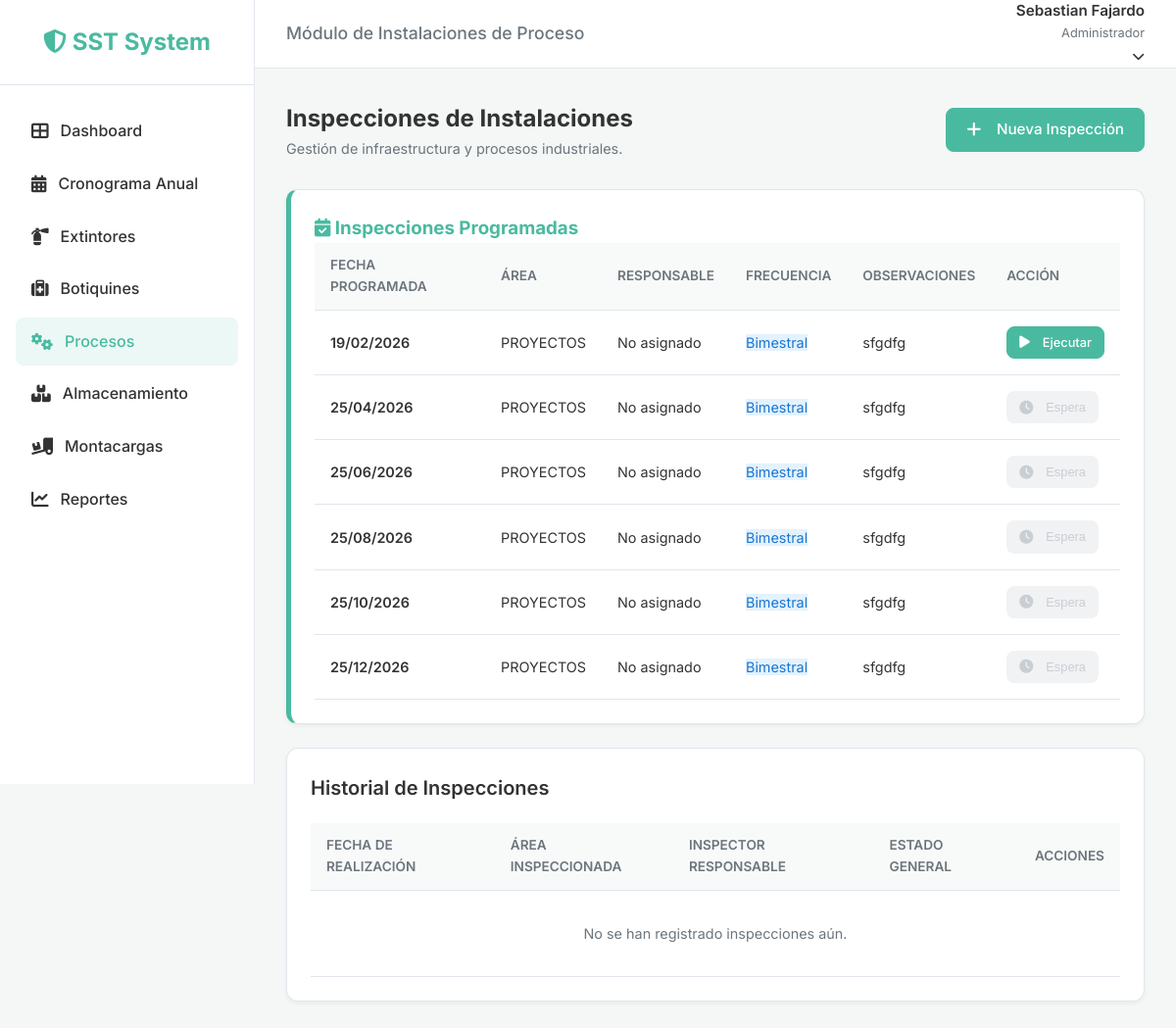
The page /inspections/process/ (signed in) on the database as committed earlier.
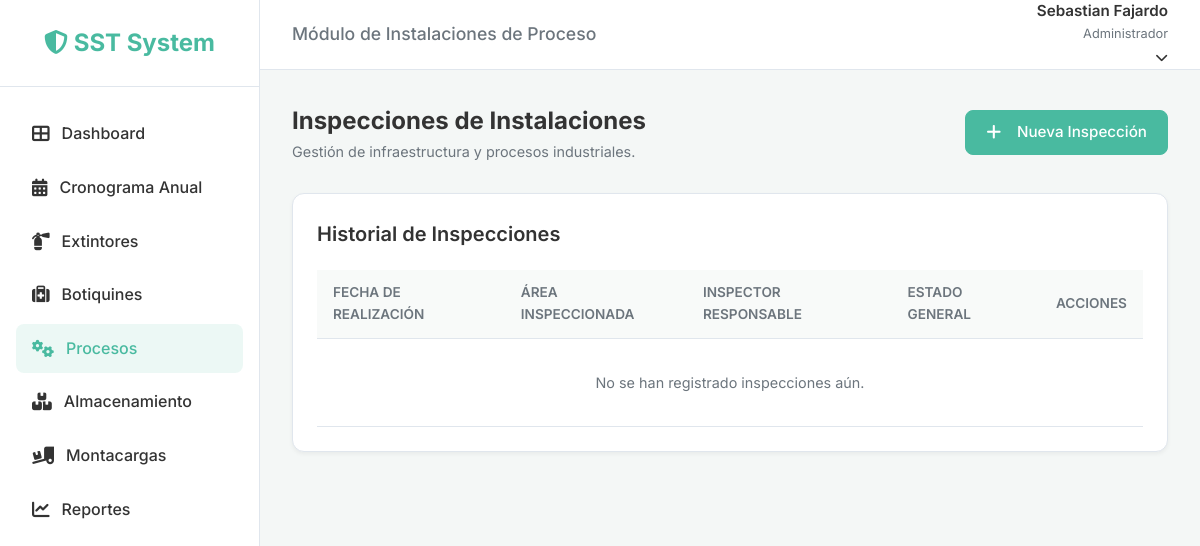
The same page on the database as committed later.
### inspections/models.py (models this page shows, shortened)
class InspectionSchedule(models.Model):
    FREQUENCY_CHOICES = [
        ('Mensual', 'Mensual'),
        ('Bimestral', 'Bimestral'),
        ('Trimestral', 'Trimestral'),
        ('Cuatrimestral', 'Cuatrimestral'),
        ('Semestral', 'Semestral'),
        ('Anual', 'Anual'),
    ]
    STATUS_CHOICES = [
        ('Programada', 'Programada'),
        ('Realizada', 'Realizada'),
        ('Pendiente', 'Pendiente'),
    ]
    year = models.IntegerField(verbose_name="Año de Programación", blank=True, null=True)
    area = models.ForeignKey(
        'Area',
        on_delete=models.PROTECT,
        verbose_name="Área a Inspeccionar",
        help_text="Seleccione el área donde se realizará la inspección"
    )
    inspection_type = models.CharField(max_length=200, verbose_name="Tipo de Inspección")
    frequency = models.CharField(max_length=20, choices=FREQUENCY_CHOICES, verbose_name="Frecuencia")
    scheduled_date = models.DateField(verbose_name="Fecha Programada")
    responsible = models.ForeignKey(
        settings.AUTH_USER_MODEL,
        on_delete=models.CASCADE,
        related_name='scheduled_inspections',
        verbose_name="Responsable",
        blank=True,
        null=True
    )
    status = models.CharField(
        max_length=20,
        choices=STATUS_CHOICES,
        default='Programada',
        verbose_name="Estado"
    )
    observations = models.TextField(blank=True, null=True, verbose_name="Observaciones")
    created_at = models.DateTimeField(auto_now_add=True)
    updated_at = models.DateTimeField(auto_now=True)
    class Meta:
        verbose_name = "Cronograma de Inspección"
        verbose_name_plural = "Cronogramas de Inspección"
        ordering = ['scheduled_date']

class Area(models.Model):
    name = models.CharField(max_length=200, unique=True, verbose_name="Nombre del Área")
    is_active = models.BooleanField(default=True, verbose_name="Activa")
    created_at = models.DateTimeField(auto_now_add=True)
    updated_at = models.DateTimeField(auto_now=True)
    class Meta:
        verbose_name = "Área"
        verbose_name_plural = "Áreas"
        ordering = ['name']
    def __str__(self):
        return self.name

### inspections/views.py (the view)
# urls.py: path('process/', ProcessListView.as_view(), name='process_list'),
class ProcessListView(LoginRequiredMixin, RolePermissionRequiredMixin, ScheduledInspectionsMixin, ListView):
    permission_required = ('process', 'view')
    model = ProcessInspection
    template_name = 'inspections/process_list.html'
    context_object_name = 'inspections'
    inspection_module_type = 'process'
    def get_queryset(self):
        qs = super().get_queryset()
        from django.utils import timezone
        current_year = timezone.now().year
        return qs.filter(inspection_date__year=current_year, parent_inspection__isnull=True)
    def get_context_data(self, **kwargs):
        context = super().get_context_data(**kwargs)
        from django.utils import timezone
        current_year = timezone.now().year
        if 'scheduled_inspections' in context:
            context['scheduled_inspections'] = [
                item for item in context['scheduled_inspections']
                if item.scheduled_date.year == current_year
            ]
        return context

### roles/mixins.py (called while the page is built)
    def dispatch(self, request, *args, **kwargs):
        if not request.user.is_authenticated:
            return self.handle_no_permission()
        if not self.has_permission():
            messages.error(request, 'No tienes permiso para realizar esta acción o acceder a esta sección.')
            referer = request.META.get('HTTP_REFERER')
            if referer and referer != request.build_absolute_uri():
                return redirect(referer)
            return redirect('dashboard')
        return super().dispatch(request, *args, **kwargs)

    def has_permission(self):
        if self.permission_required:
            user = self.request.user
            if hasattr(user, 'has_perm_custom'):
                if isinstance(self.permission_required, (list, tuple)) and len(self.permission_required) == 2:
                    module, action = self.permission_required
                    return user.has_perm_custom(module, action)
        return True

### templates/inspections/process_list.html (shortened to what the changed rows need)
{% extends 'base.html' %}
{% load static %}
{% block extra_head %}
<link rel="stylesheet" href="{% static 'css/dashboard.css' %}">
{% endblock %}
{% block header_title %}Módulo de Instalaciones de Proceso{% endblock %}
{% block content %}
<div class="dashboard-header">
    <div>
        <h1 style="font-size: 1.5rem; font-weight: 700;">Inspecciones de Instalaciones</h1>
    </div>
</div>
{% if scheduled_inspections %}
<div class="card" style="border-left: 5px solid #49BAA0;">
    <h3 class="inspection-section-title" style="color: #49BAA0; border-color: #49BAA0;"><i
            class="fas fa-calendar-check"></i>
        Inspecciones Programadas</h3>
    <div class="table-wrapper">
        <table>
            <thead>
                <tr>
                    <th>Fecha Programada</th>
                    <th>Área</th>
                    <th>Responsable</th>
                    <th>Frecuencia</th>
                    <th>Observaciones</th>
                    <th>Acción</th>
                </tr>
            </thead>
            <tbody>
                {% for item in scheduled_inspections %}
                <tr>
                    <td style="font-weight: 600;">{{ item.scheduled_date|date:"d/m/Y" }}</td>
                    <td>{{ item.area }}</td>
                    <td>{% if item.responsible %}{{ item.responsible.get_full_name|default:item.responsible.username
                        }}{% else %}No asignado{% endif %}</td>
                    <td><span class="badge" style="background: #e3f2fd; color: #1976d2;">{{ item.frequency }}</span>
                    </td>
                    <td>{{ item.observations|truncatewords:8|default:"—" }}</td>
                    <td>
                        {% if item.can_execute %}
                        <a href="{% url 'process_create' %}?schedule_item={{ item.pk }}" class="btn btn-primary"
                            style="padding: 6px 12px; font-size: 0.8rem;">
                            <i class="fas fa-play" style="margin-right: 5px;"></i> Ejecutar
                        </a>
                        {% else %}
                        <button class="btn" disabled
                            style="padding: 6px 12px; font-size: 0.8rem; background: #e9ecef; color: #adb5bd; cursor: not-allowed;"
                            title="Disponible en la fecha programada">
                            <i class="fas fa-clock" style="margin-right: 5px;"></i> Espera
                        </button>
                        {% endif %}
                    </td>
                </tr>
                {% endfor %}
            </tbody>
        </table>
    </div>
</div>
{% endif %}
<div class="card">
    <div class="table-wrapper">
        <table>
            <thead>
                <tr>
                    <th>Fecha de Realización</th>
                    <th>Área Inspeccionada</th>
                    <th>Inspector Responsable</th>
                    <th>Estado General</th>
                    <th>Acciones</th>
                </tr>
            </thead>
        </table>
    </div>
</div>
{% endblock %}

Rows that differ between the two databases and show on the page:
removed InspectionSchedule: scheduled_date "19/02/2026", area "PROYECTOS", shows "No asignado", frequency "Bimestral", observations "sfgdfg"
removed InspectionSchedule: scheduled_date "25/04/2026", area "PROYECTOS", shows "No asignado", frequency "Bimestral", observations "sfgdfg", shows "Espera"
removed InspectionSchedule: scheduled_date "25/06/2026", area "PROYECTOS", shows "No asignado", frequency "Bimestral", observations "sfgdfg", shows "Espera"
removed InspectionSchedule: scheduled_date "25/08/2026", area "PROYECTOS", shows "No asignado", frequency "Bimestral", observations "sfgdfg", shows "Espera"
removed InspectionSchedule: scheduled_date "25/10/2026", area "PROYECTOS", shows "No asignado", frequency "Bimestral", observations "sfgdfg", shows "Espera"
removed InspectionSchedule: scheduled_date "25/12/2026", area "PROYECTOS", shows "No asignado", frequency "Bimestral", observations "sfgdfg", shows "Espera"
Other text that changed with them:
text no longer shown: "Inspecciones Programadas FECHA PROGRAMADA ÁREA RESPONSABLE FRECUENCIA OBSERVACIONES ACCIÓN"
